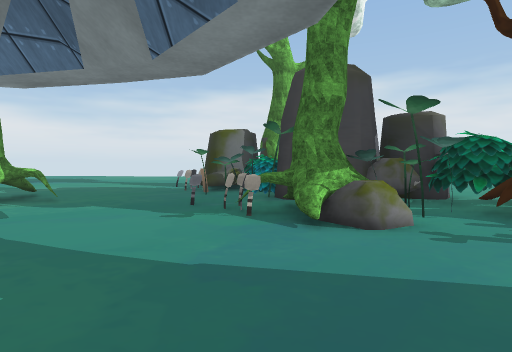
[1] (above)

24 first-person views from a walk through a scene from a Unity 3-D project. The camera is 1.4 m above the floor, tilts 2° down and sees 80° across. The floor is counted in squares, 2 m on a side. Each view is taken from the middle of a square. On the plan, view 1 faces up. The plan holds only what a view shows up to about 10 squares ahead; the rest is blank. The place goes on beyond the plan. Some surface patterns are stand-ins.

[2]
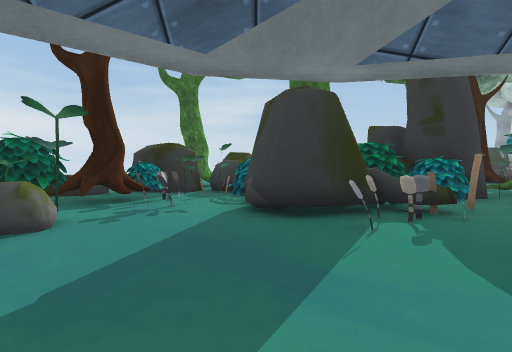

[3]
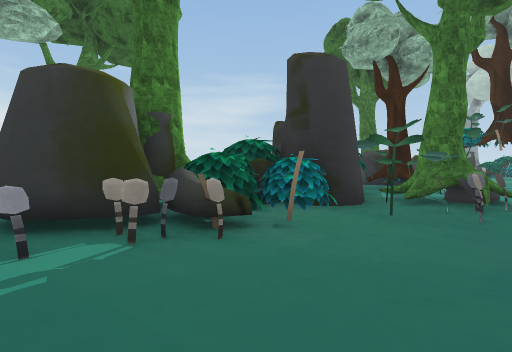

[4]
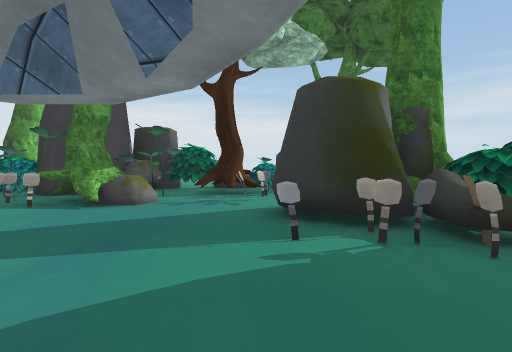

[5]
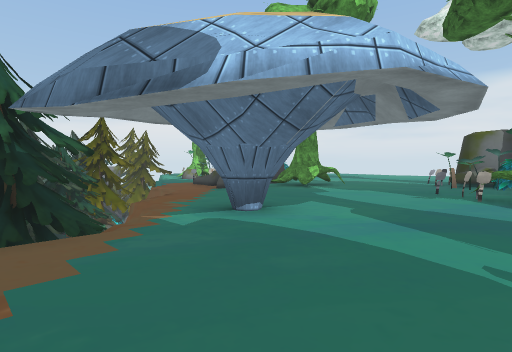

[6]
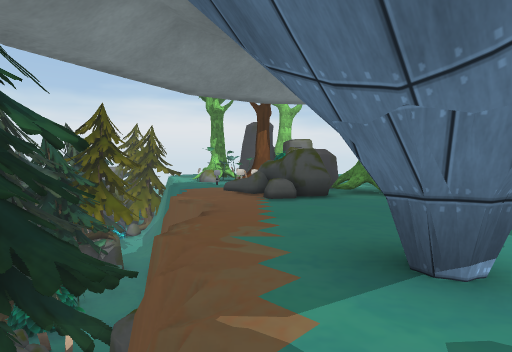

[7]
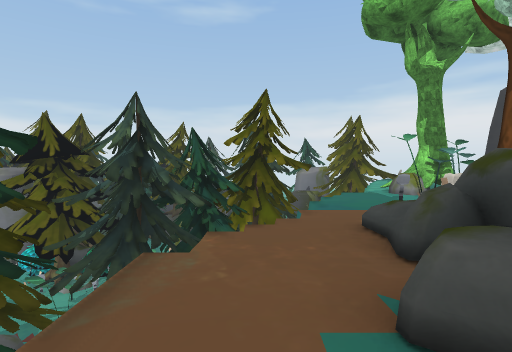

[8]
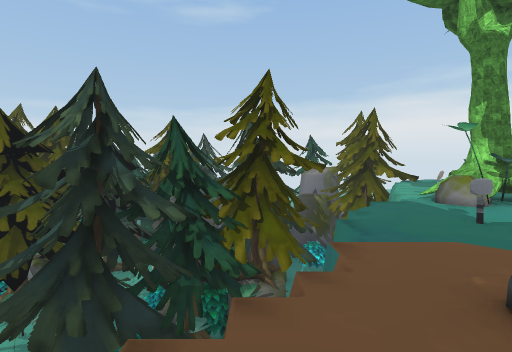

[9]
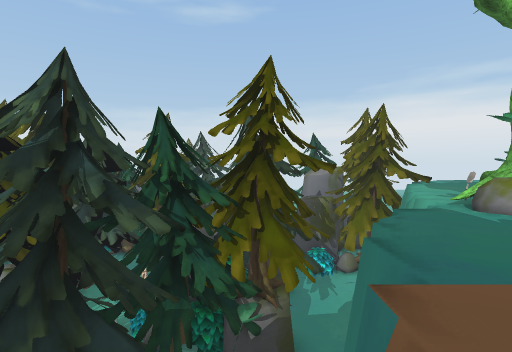

[10]
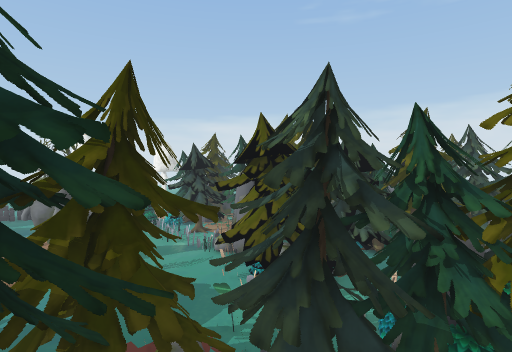

[11]
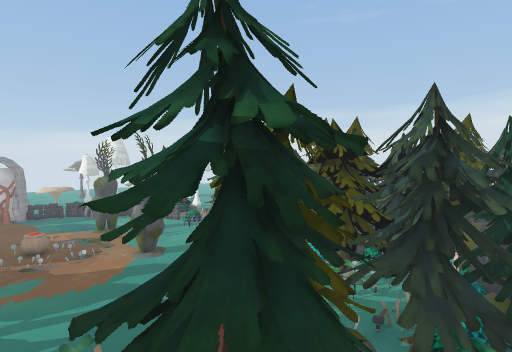

[12]
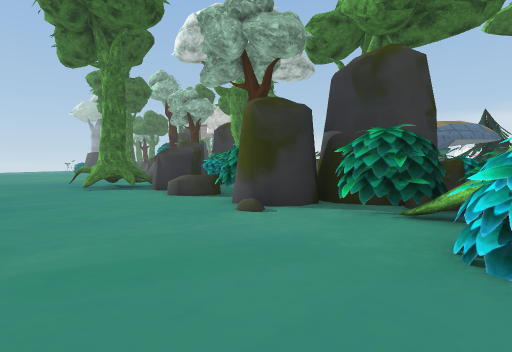

[13]
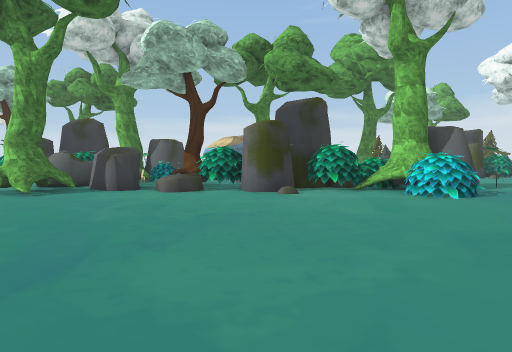

[14]
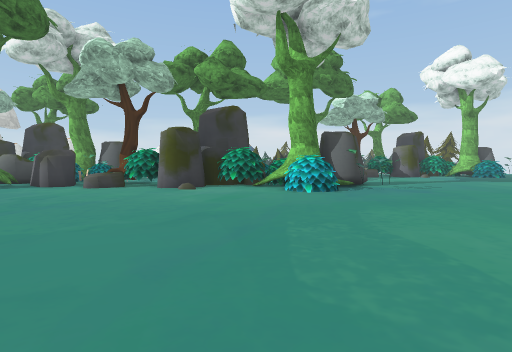

[15]
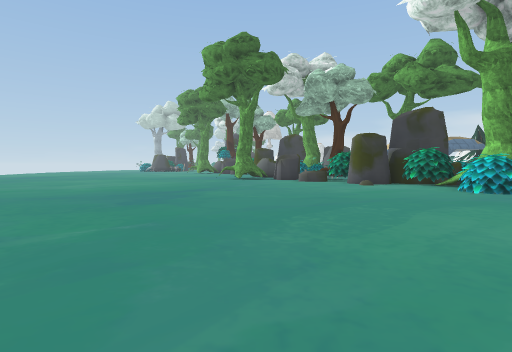

[16]
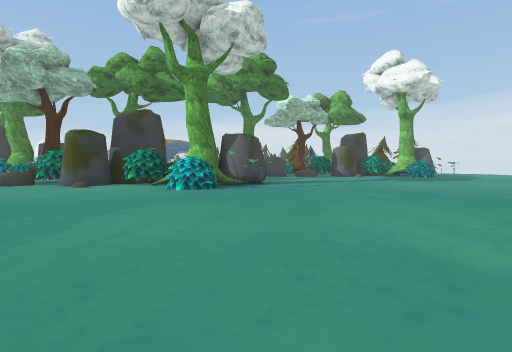

[17]
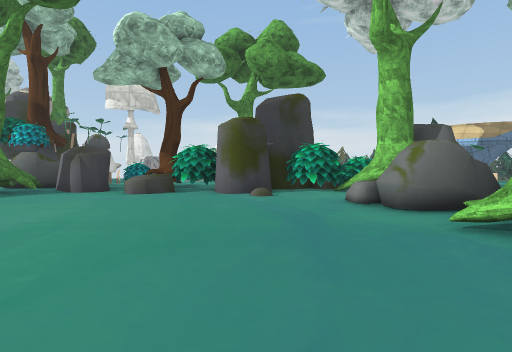

[18]
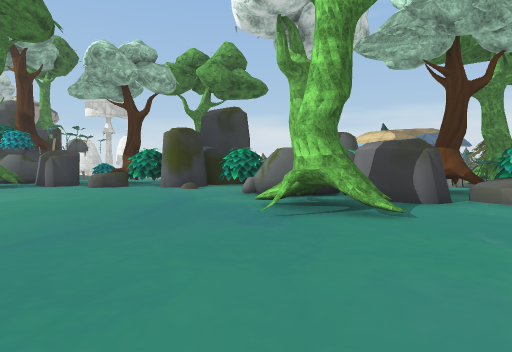

[19]
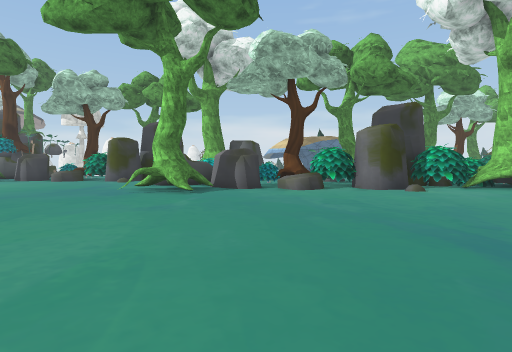

[20]
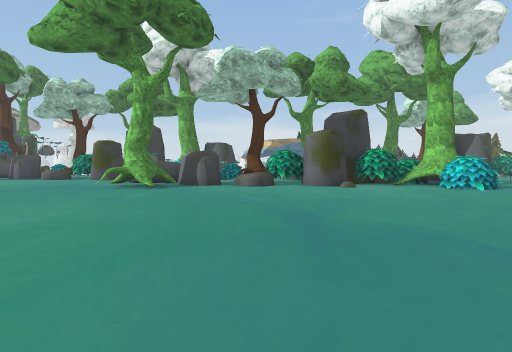

[21]
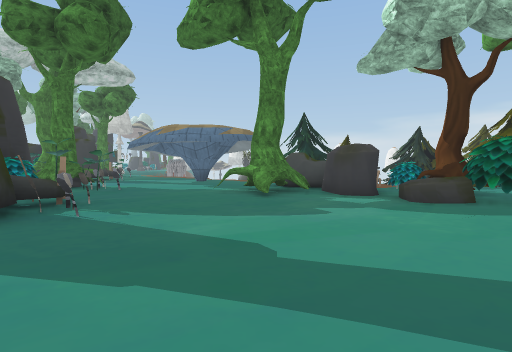

[22]
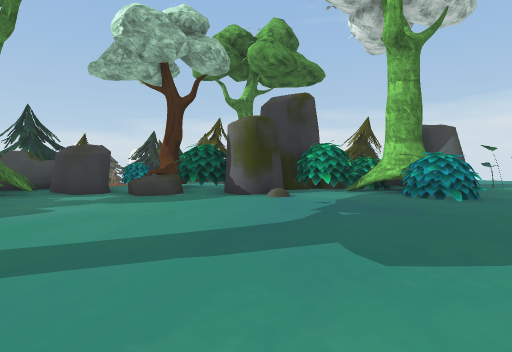

[23]
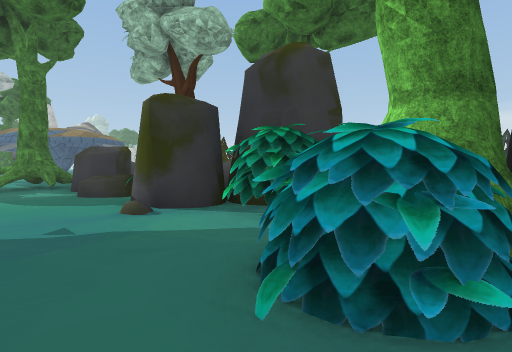

[24]
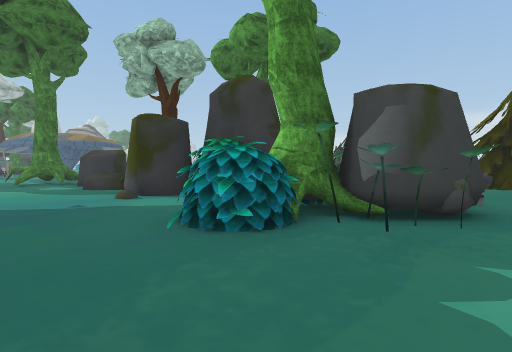

### Floor plan
Key: @ floor where view 1 was taken; # wall or solid block; . main floor; : floor 0.25 m higher than the main floor; - floor 7 m lower than the main floor; = window, fence, low wall or low ledge; ^ raised ledge; v drop or lower ground; T tree; O other object.
Columns run from 21 left of view 1 to 13 right of it. Each row starts with its distance up from view 1.
 19                        .......
 18                 ...............
 17         .       ................
 16        ...       ................
 15       ........... ................
 14     ..OO......... ................
 13     .OOTTO.........................
 12     OOOTT............OO............
 11    ..OOTTO..........OTTO...........
 10   ..    OO##.......OOTT............
  9 T..      ###.......OOTTT...........
  8 TTT.. OO OOOO^......OO#O...........
  7 ## v...T#TTT ##.T....O####.........
  6      v..TTTTT##TTT..OO##OOO=.......
  5    -vv v..OO ##TT...OT#TOT##.......
  4    vv-v v...OOOO......TTTTT##.T....
  3    #TvTTTvvv.O.O........OTO##TTT...
  2    TT  T v- v............OOOOT.....
  1    O  OTTT-- vvv........OT OOO.....
  0      #OTOTTOTT  ..##.@.OO#TOO......
 -1      OO TTTTT TTvv.....OOTTO.......
 -2        OOO T TT    .....OOOO.:.....
 -3        OOOOTTT     ......O####....
 -4      T OOO    O       ..O##OOOO...
 -5     TT        OO       .OTTOOT#^..

Positions as (right, up) in squares from view 1, and headings:
1: (0, 0), facing up
2: (-2, 1), facing right
3: (-1, -2), facing right
4: (-1, -2), facing up-right
5: (1, -3), facing up-left
6: (-2, -2), facing up-left
7: (-5, 2), facing left
8: (-7, 2), facing left
9: (-8, 2), facing left
10: (-8, 2), facing down-left
11: (-5, 1), facing down-left
12: (4, 13), facing down
13: (10, 13), facing down-left
14: (9, 16), facing down-left
15: (8, 19), facing down
16: (7, 19), facing down-left
17: (13, 3), facing down-left
18: (13, 6), facing down-left
19: (13, 11), facing down-left
20: (13, 13), facing down-left
21: (-5, 14), facing down
22: (-5, 15), facing down-left
23: (-12, 15), facing down
24: (-13, 17), facing down
